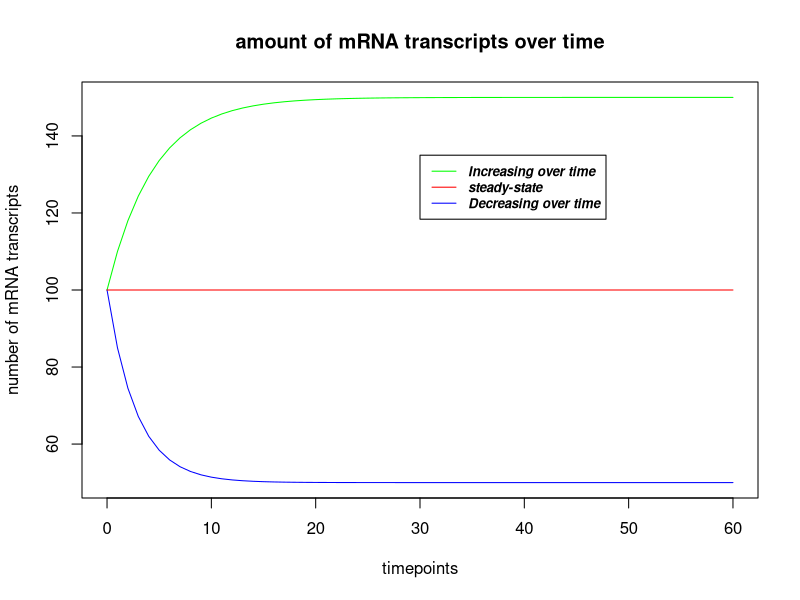

Recreate this plot in R.
## ---- chunk 1
knitr::opts_chunk$set(echo = TRUE)
library('deSolve')
## ---- chunk 2
# Define the params
parameters.decreasing <- c(m = 15, r = 0.3)
parameters.increasing <- c(m = 30, r = 0.2)
parameters.steady <- c(m = 0, r = 0)
# Define model
volume <- function(t,y,parms){
  with(as.list(c(parms)),{
         dR <- m - r * y
         return(list(c(dR)))
       }
       )
}
# Initial state
state <- c(Volume = 100)
# Define time sequence to run the model
times <- seq(0, 60,  by = 1)
# Run simulation using continuous approach
out.decreasing  <- ode(times = times, y = state, parms = parameters.decreasing, 
                       func = volume, method = "euler")
out.increasing  <- ode(times = times, y = state, parms = parameters.increasing, 
                       func = volume, method = "euler")
out.steady  <- ode(times = times, y = state, parms = parameters.steady, 
                   func = volume, method = "euler")

plot(out.increasing, out.decreasing, out.steady, lty=1, 
     col=c("green", "blue", "red"),main="amount of mRNA transcripts over time", 
     ylab="number of mRNA transcripts", xlab="timepoints")
legend(30, 135, 
       legend=c("Increasing over time", "steady-state", "Decreasing over time"),
       col=c("green", "red", "blue"), lty=1, cex=0.8, text.font=4)
